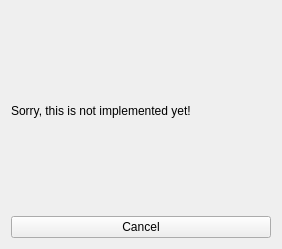
<?xml version="1.0" encoding="UTF-8"?>
<ui version="4.0">
 <class>MenuManageBackup</class>
 <widget class="QWidget" name="MenuManageBackup">
  <property name="geometry">
   <rect>
    <x>0</x>
    <y>0</y>
    <width>282</width>
    <height>249</height>
   </rect>
  </property>
  <property name="windowTitle">
   <string>Rapuma - Backup Project</string>
  </property>
  <layout class="QGridLayout" name="gridLayout">
   <item row="1" column="0">
    <widget class="QPushButton" name="pushButton_2">
     <property name="text">
      <string>Cancel</string>
     </property>
    </widget>
   </item>
   <item row="0" column="0">
    <widget class="QLabel" name="label">
     <property name="text">
      <string>Sorry, this is not implemented yet!</string>
     </property>
    </widget>
   </item>
  </layout>
 </widget>
 <resources/>
 <connections>
  <connection>
   <sender>pushButton_2</sender>
   <signal>clicked()</signal>
   <receiver>MenuManageBackup</receiver>
   <slot>close()</slot>
   <hints>
    <hint type="sourcelabel">
     <x>260</x>
     <y>235</y>
    </hint>
    <hint type="destinationlabel">
     <x>280</x>
     <y>227</y>
    </hint>
   </hints>
  </connection>
 </connections>
</ui>
